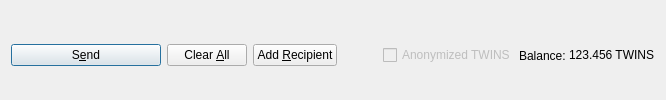
         <widget class="QFrame" name="frame_Send">
          <layout class="QHBoxLayout" name="horizontalLayout">
           <property name="bottomMargin">
            <number>0</number>
           </property>
           <item>
            <widget class="QPushButton" name="sendButton">
             <property name="minimumSize">
              <size>
               <width>150</width>
               <height>0</height>
              </size>
             </property>
             <property name="toolTip">
              <string>Confirm the send action</string>
             </property>
             <property name="text">
              <string>S&amp;end</string>
             </property>
             <property name="icon">
              <iconset resource="../twins.qrc">
               <normaloff>:/icons/send</normaloff>:/icons/send</iconset>
             </property>
             <property name="autoDefault">
              <bool>false</bool>
             </property>
             <property name="default">
              <bool>true</bool>
             </property>
            </widget>
           </item>
           <item>
            <widget class="QPushButton" name="clearButton">
             <property name="sizePolicy">
              <sizepolicy hsizetype="Minimum" vsizetype="Fixed">
               <horstretch>0</horstretch>
               <verstretch>0</verstretch>
              </sizepolicy>
             </property>
             <property name="toolTip">
              <string>Clear all fields of the form.</string>
             </property>
             <property name="text">
              <string>Clear &amp;All</string>
             </property>
             <property name="icon">
              <iconset resource="../twins.qrc">
               <normaloff>:/icons/remove</normaloff>:/icons/remove</iconset>
             </property>
             <property name="autoDefault">
              <bool>false</bool>
             </property>
            </widget>
           </item>
           <item>
            <widget class="QPushButton" name="addButton">
             <property name="toolTip">
              <string>Send to multiple recipients at once</string>
             </property>
             <property name="text">
              <string>Add &amp;Recipient</string>
             </property>
             <property name="icon">
              <iconset resource="../twins.qrc">
               <normaloff>:/icons/add</normaloff>:/icons/add</iconset>
             </property>
             <property name="autoDefault">
              <bool>false</bool>
             </property>
            </widget>
           </item>
           <item>
            <spacer name="horizontalSpacer">
             <property name="orientation">
              <enum>Qt::Horizontal</enum>
             </property>
             <property name="sizeHint" stdset="0">
              <size>
               <width>40</width>
               <height>20</height>
              </size>
             </property>
            </spacer>
           </item>
           <item>
            <layout class="QHBoxLayout" name="horizontalLayout_2">
             <property name="spacing">
              <number>3</number>
             </property>
             <item>
              <widget class="QCheckBox" name="checkzTWINS">
               <property name="enabled">
                <bool>false</bool>
               </property>
               <property name="text">
                <string>Anonymized TWINS</string>
               </property>
              </widget>
             </item>
             <item>
              <widget class="QLabel" name="label">
               <property name="text">
                <string>Balance:</string>
               </property>
              </widget>
             </item>
             <item>
              <widget class="QLabel" name="labelBalance">
               <property name="sizePolicy">
                <sizepolicy hsizetype="Preferred" vsizetype="Fixed">
                 <horstretch>0</horstretch>
                 <verstretch>0</verstretch>
                </sizepolicy>
               </property>
               <property name="cursor">
                <cursorShape>IBeamCursor</cursorShape>
               </property>
               <property name="text">
                <string notr="true">123.456 TWINS</string>
               </property>
               <property name="textInteractionFlags">
                <set>Qt::LinksAccessibleByMouse|Qt::TextSelectableByKeyboard|Qt::TextSelectableByMouse</set>
               </property>
              </widget>
             </item>
            </layout>
           </item>
          </layout>
         </widget>
